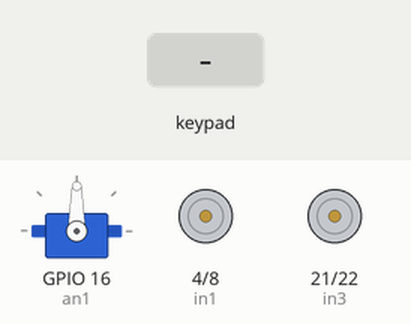
This sketch was run on a simulated ESP32. On the bench: servo, motor-driver pin pairs drawn as motors (green arrow = first pin HIGH = forward, orange = second pin HIGH = backward, longer = more drive, scaled by the enable pin). The inputs (shaded band) are chosen by the test bench. What the sketch prints to the serial monitor is not drawn.

Above: at 1.2 s.
1.3 s: key 'U' pressed
At 1.5 s:
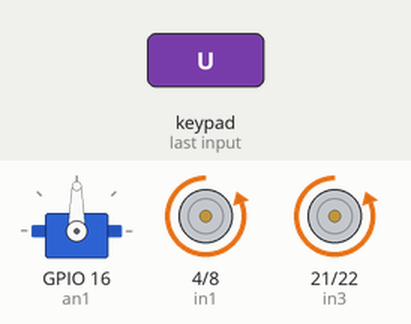
3.2 s: key 'D' pressed
At 3.4 s:
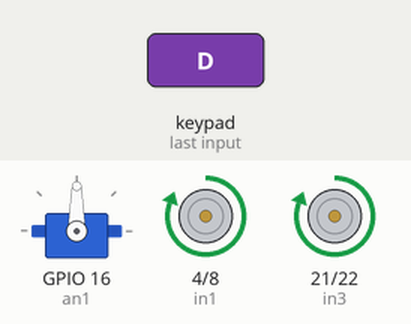
5.1 s: key 'L' pressed
At 5.3 s:
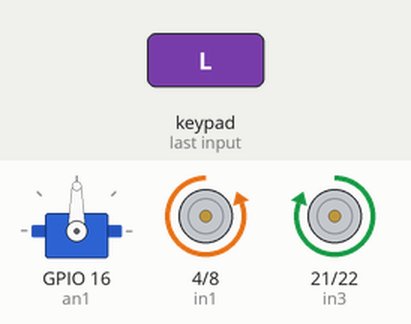
7.0 s: key 'R' pressed
At 7.2 s:
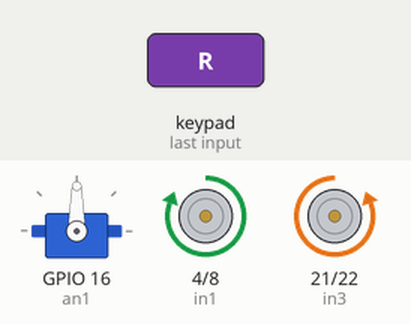
8.9 s: key 'T' pressed
At 9.5 s:
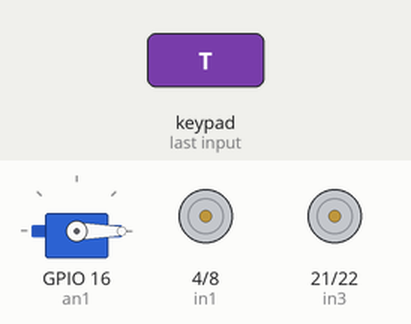
10.4 s: key 'U' pressed
At 10.6 s:
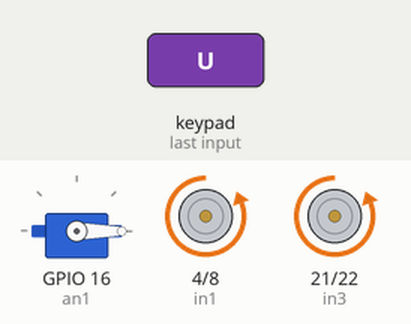
Timing chart, 0 to 13.3 s (numbered marks = the images above; inputs shaded):
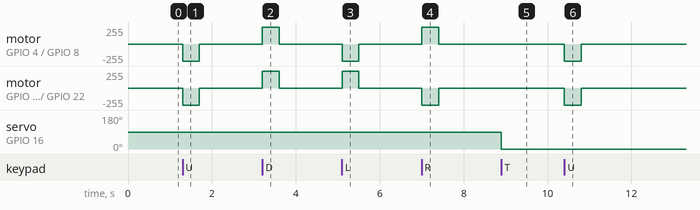

Measured:
- after the input at 1.3 s, motor on GPIO 4 (in1) / GPIO 8 (in2), motor on GPIO 21 (in3) / GPIO 22 (in4): stopped → backward 255/255 at once, → stopped 0.40 s later
- after the input at 3.2 s, motor on GPIO 4 (in1) / GPIO 8 (in2), motor on GPIO 21 (in3) / GPIO 22 (in4): stopped → forward 255/255 at once, → stopped 0.40 s later
- after the input at 5.1 s, motor on GPIO 4 (in1) / GPIO 8 (in2): stopped → backward 255/255 at once, → stopped 0.40 s later; motor on GPIO 21 (in3) / GPIO 22 (in4): stopped → forward 255/255 at once, → stopped 0.40 s later
- after the input at 7.0 s, motor on GPIO 4 (in1) / GPIO 8 (in2): stopped → forward 255/255 at once, → stopped 0.40 s later; motor on GPIO 21 (in3) / GPIO 22 (in4): stopped → backward 255/255 at once, → stopped 0.40 s later
- after the input at 8.9 s, servo on GPIO 16 (an1): 90° → 0° at once
- after the input at 10.4 s, motor on GPIO 4 (in1) / GPIO 8 (in2), motor on GPIO 21 (in3) / GPIO 22 (in4): stopped → backward 255/255 at once, → stopped 0.40 s later

The sketch:

dabble_con.ino
```cpp
#define CUSTOM_SETTINGS
#define INCLUDE_GAMEPAD_MODULE
#include <DabbleESP32.h>
#include <ESP32Servo.h>

//back left
#define in1 4
#define in2 8
#define en1 19

//back right
#define in3 21
#define in4 22
#define en2 23

//servo
Servo myservo;
#define an1 16

void setMotors(int inA, int inB, int pwm, int speed)
{
  if (speed > 0)
  {
    digitalWrite(inA, HIGH);
    digitalWrite(inB, LOW);
    analogWrite(pwm, speed);
  }
  else if (speed < 0)
  {
    digitalWrite(inA, LOW);
    digitalWrite(inB, HIGH);
    analogWrite(pwm, -speed);
  }
  else
  {
    digitalWrite(inA, LOW);
    digitalWrite(inB, LOW);
    analogWrite(pwm, 0);
  }
}


void setup() {
  Serial.begin(115200);
  Dabble.begin("Aashi");
  Serial.println("Dabble Ready!");

  pinMode(in1, OUTPUT);
  pinMode(in2, OUTPUT);
  pinMode(en1, OUTPUT);
  pinMode(in3, OUTPUT);
  pinMode(in4, OUTPUT);
  pinMode(en2, OUTPUT);
  pinMode(an1, OUTPUT);

  myservo.attach(an1);
}


void loop() {
  Dabble.processInput();

  int x_value = GamePad.getx_axis();
  int y_value = GamePad.gety_axis();
  int r_value = GamePad.getRadius();
  int a_value = GamePad.getAngle();

  int speed = map(r_value, 0, 7, 0, 255);

  if(a_value==0 && x_value==0 && y_value==0)
  {
    Serial.println("stop");
    setMotors(in1, in2, en1, 0);
    setMotors(in3, in4, en2, 0);
  }
  else if(a_value >= 45 && a_value <= 135)
  {
    Serial.println("Forward");
    setMotors(in1, in2, en1, -speed);
    setMotors(in3, in4, en2, -speed);
  }
  else if(a_value >= 135 && a_value <=225)
  {
    Serial.println("Left Pressed");
    setMotors(in1, in2, en1, -speed);
    setMotors(in3, in4, en2, speed);
  }
  else if(a_value >= 225 && a_value <= 315)
  {
    Serial.println("Backward");
    setMotors(in1, in2, en1, speed);
    setMotors(in3, in4, en2, speed);
  }
  else
  {
    Serial.println("Right");
    setMotors(in1, in2, en1, speed);
    setMotors(in3, in4, en2, -speed);
  }

  if (GamePad.isCirclePressed()) {
    Serial.println("Circle Pressed");
    myservo.write(90);
    delay(20);
  }

  if (GamePad.isTrianglePressed()) {
    Serial.println("Triangle pressed");
    myservo.write(-90);
    delay(20);
  }
}
```
